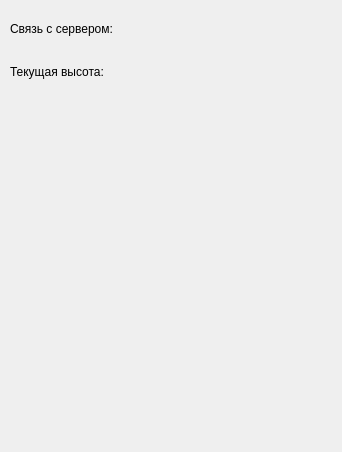
<?xml version="1.0" encoding="UTF-8"?>
<ui version="4.0">
 <class>Widget</class>
 <widget class="QWidget" name="Widget">
  <property name="geometry">
   <rect>
    <x>0</x>
    <y>0</y>
    <width>342</width>
    <height>452</height>
   </rect>
  </property>
  <property name="windowTitle">
   <string>Widget</string>
  </property>
  <widget class="QWidget" name="verticalLayoutWidget">
   <property name="geometry">
    <rect>
     <x>10</x>
     <y>10</y>
     <width>160</width>
     <height>80</height>
    </rect>
   </property>
   <layout class="QVBoxLayout" name="verticalLayout">
    <item>
     <widget class="QLabel" name="label">
      <property name="text">
       <string>Связь с сервером:</string>
      </property>
     </widget>
    </item>
    <item>
     <widget class="QLabel" name="label_2">
      <property name="text">
       <string>Текущая высота:</string>
      </property>
     </widget>
    </item>
   </layout>
  </widget>
  <widget class="QWidget" name="gridLayoutWidget">
   <property name="geometry">
    <rect>
     <x>10</x>
     <y>100</y>
     <width>321</width>
     <height>341</height>
    </rect>
   </property>
   <layout class="QGridLayout" name="gridLayout_2"/>
  </widget>
 </widget>
 <resources/>
 <connections/>
</ui>
